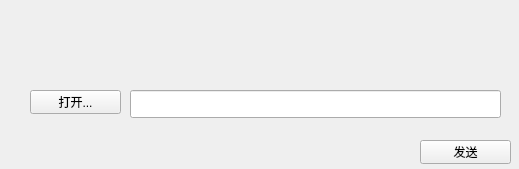
<?xml version="1.0" encoding="UTF-8"?>
<ui version="4.0">
 <class>SendFileClass</class>
 <widget class="QWidget" name="SendFileClass">
  <property name="geometry">
   <rect>
    <x>0</x>
    <y>0</y>
    <width>519</width>
    <height>169</height>
   </rect>
  </property>
  <property name="sizePolicy">
   <sizepolicy hsizetype="Fixed" vsizetype="Fixed">
    <horstretch>0</horstretch>
    <verstretch>0</verstretch>
   </sizepolicy>
  </property>
  <property name="minimumSize">
   <size>
    <width>519</width>
    <height>169</height>
   </size>
  </property>
  <property name="maximumSize">
   <size>
    <width>519</width>
    <height>169</height>
   </size>
  </property>
  <property name="windowTitle">
   <string>SendFile</string>
  </property>
  <widget class="QWidget" name="titleWidget" native="true">
   <property name="geometry">
    <rect>
     <x>0</x>
     <y>0</y>
     <width>519</width>
     <height>50</height>
    </rect>
   </property>
   <property name="titleskin" stdset="0">
    <bool>true</bool>
   </property>
  </widget>
  <widget class="QWidget" name="bodyWidget" native="true">
   <property name="geometry">
    <rect>
     <x>0</x>
     <y>50</y>
     <width>519</width>
     <height>119</height>
    </rect>
   </property>
   <property name="bottomskin" stdset="0">
    <bool>true</bool>
   </property>
   <widget class="QPushButton" name="openBtn">
    <property name="geometry">
     <rect>
      <x>30</x>
      <y>40</y>
      <width>91</width>
      <height>24</height>
     </rect>
    </property>
    <property name="text">
     <string>打开...</string>
    </property>
   </widget>
   <widget class="QPushButton" name="sendBtn">
    <property name="geometry">
     <rect>
      <x>420</x>
      <y>90</y>
      <width>91</width>
      <height>24</height>
     </rect>
    </property>
    <property name="text">
     <string>发送</string>
    </property>
   </widget>
   <widget class="QLineEdit" name="lineEdit">
    <property name="geometry">
     <rect>
      <x>130</x>
      <y>40</y>
      <width>371</width>
      <height>28</height>
     </rect>
    </property>
   </widget>
  </widget>
 </widget>
 <layoutdefault spacing="6" margin="11"/>
 <resources/>
 <connections/>
</ui>
